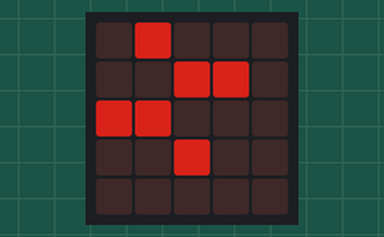
Recording of a program running on a simulated BBC micro:bit running MicroPython. On the bench: the board's 5×5 LED display. Dim RGB values are drawn brighter than linear.

Above: at 0.1 s.
At 1.1 s:
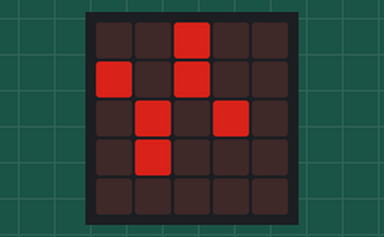

The program:

lifegame.py
```python
from microbit import *

# initialization data
init_data = "01000" \
            "00110" \
            "11000" \
            "00100" \
            "00000"

#current_data = [
#        False, True,  False,  False, False,
#        False, False, True,   True,  False,
#        True,  True,  False,  False, False,
#        False, False, True,   False, False,
#        False, False, False,  False, False,
#        ]

def draw(data_str):
    canvas_array = []
    for i in range(0, len(data_str)):
        if data_str[i] == '1':
            canvas_array.append('5')
        else:
            canvas_array.append('0')
        if i % 5 == 4 and i != len(data_str) - 1:
            # insert ':' into every end of line
            canvas_array.append(':')

    canvas_str = ''.join(canvas_array)
    image = Image(canvas_str)
    display.show(image)

def next_age(current_data):
    next_data = []
    for i in range(0, len(current_data)):
        # check around cell
        neighbor = 0
        if i % 5 != 0:
            # left
            if current_data[i - 1] == '1':
                neighbor += 1
            # up left
            if i > 4 and current_data[i - 6] == '1':
                neighbor += 1
            # down left
            if len(current_data) - i > 4 and current_data[i + 4] == '1':
                neighbor += 1
        if i > 4:
            # up
            if current_data[i - 5] == '1':
                neighbor += 1
        if i % 5 != 4:
            # right
            if current_data[i + 1] == '1':
                neighbor += 1
            # up right
            if i > 4 and current_data[i - 4] == '1':
                neighbor += 1
            # down right
            if len(current_data) - i > 7 and current_data[i + 6] == '1':
                neighbor += 1
        if len(current_data) - i > 5:
            # down
            if current_data[i + 5] == '1':
                neighbor += 1

        # judge next generation
        if current_data[i] == '0' and neighbor == 3:
            next_data.append('1')
        elif current_data[i] == '1' and (neighbor == 2 or neighbor == 3):
            next_data.append('1')
        elif current_data[i] == '1' and (neighbor == 1 or neighbor == 4):
            next_data.append('0')
        else:
            next_data.append(current_data[i])
    return ''.join(next_data)

current_data = init_data
while True:
    draw(current_data)
    current_data = next_age(current_data)
    sleep(1000)
```

Measured:
- what the display in image 1 shows lasts 1.0 s, from 1.0 s to 2.0 s
